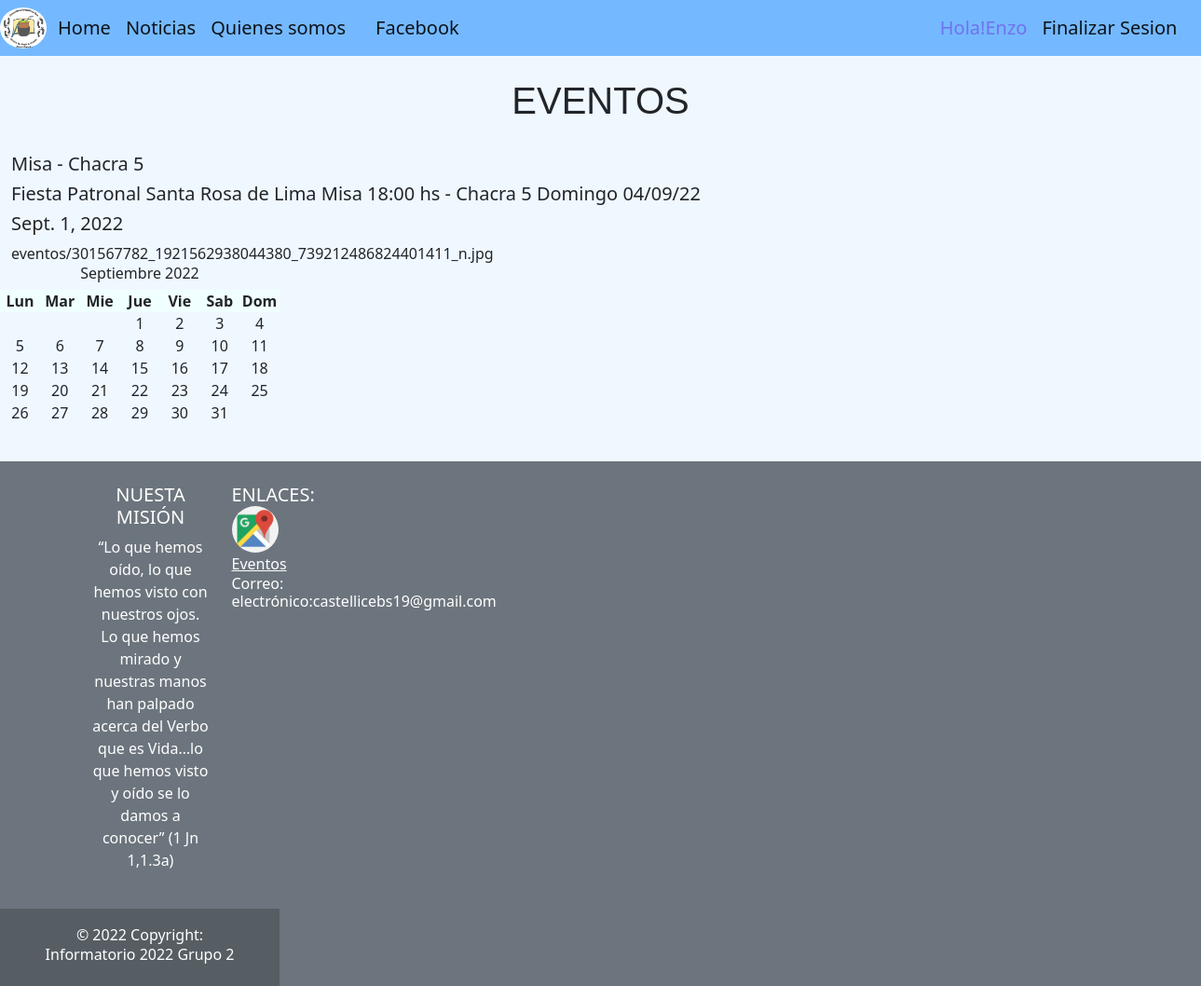
The app's page /Eventos/ (signed in) with its own data.
### apps/usuarios/models.py (models this page shows)
class Usuario(AbstractUser):
	pass

### apps/eventos/models.py (models this page shows)
class Eventos(models.Model):
	titulo = models.CharField(max_length = 120)
	fecha = models.DateField(auto_now_add = True)
	detalle = models.TextField()
	imagen = models.ImageField(upload_to = 'eventos', null=True, blank = True)
	def __str__(self):
		return self.titulo

### apps/eventos/views.py (the view)
# urls.py: path('', views.eventos, name = 'eventos_listar'),
def eventos(request):
	ctx = {}
	todos = Eventos.objects.all()
	print(todos)
	ctx['evento'] = todos
	return render(request,'eventos/eventos_listar.html',ctx)

### templates/eventos/eventos_listar.html
{%extends 'base.html'%}
{% load static %}
{% block contenido %}
 <link rel="stylesheet" href="{%static 'css/calendario.css'%}">
<h1 style= "text-align:center; font-family: Arial;" >EVENTOS</h1>
 {% for n in evento%}
        <br>
        <h5 style="padding-left: 12px;">{{n.titulo}}<h5>
        <h5 style="padding-left: 12px;">{{n.detalle}}</h5>
        <h5 style="padding-left: 12px;">{{n.fecha}}</h5>
        <img style="padding-left: 12px;">{{n.imagen}}</img>
        <br>
    {% endfor %}
    <div>
      <h6>Septiembre 2022</h6>
      <ol>
      <li class="day_name">Lun</li>
      <li class="day_name">Mar</li>
      <li class="day_name">Mie</li>
      <li class="day_name">Jue</li>
      <li class="day_name">Vie</li>
      <li class="day_name">Sab</li>
      <li class="day_name">Dom</li>
      <l1 class="primero">1</l1>
      <l1>2</l1>
      <l1>3</l1>
      <l1>4</l1>
      <l1>5</l1>
      <l1>6</l1>
      <l1>7</l1>
      <l1>8</l1>
      <l1>9</l1>
      <l1>10</l1>
      <l1>11</l1>
      <l1>12</l1>
      <l1>13</l1>
      <l1>14</l1>
      <l1>15</l1>
      <l1>16</l1>
      <l1>17</l1>
      <l1>18</l1>
      <l1>19</l1>
      <l1>20</l1>
      <l1>21</l1>
      <l1>22</l1>
      <l1>23</l1>
      <l1>24</l1>
      <l1>25</l1>
      <l1>26</l1>
      <l1>27</l1>
      <l1>28</l1>
      <l1>29</l1>
      <l1>30</l1>
      <l1>31</l1>
    </ol>
  </div>
{% endblock contenido %}

### templates/base.html (shortened to what this page needs)
{% load static %}
<!doctype html>
<html lang="es-ar">
  <head>
    <link rel="stylesheet" href="{% static 'css/base.css' %}">
    <link rel="stylesheet" href="https://cdn.jsdelivr.net/npm/swiper@8/swiper-bundle.min.css"/>
    <link href="https://cdn.jsdelivr.net/npm/bootstrap@5.2.0/dist/css/bootstrap.min.css" rel="stylesheet">
  </head>
  <body style="background-color:aliceblue ;">
    <nav class="navbar navbar-expand-lg"style="background-color:#74b9ff;z-index: 300;">
        <img src="{%static 'img/Logo_fundacion1png.png' %}" style="width: 50px;  border-radius: 50%;" alt="Logo">
        <div class="container-fluid">
          <a class="navbar-brand" href="{% url 'home' %}">Home</a>
          <div class="collapse navbar-collapse" id="navbarNav">
            <ul class="navbar-nav">
              <a class="navbar-brand" href="{% url 'noticias:listar_noticias' %}">Noticias</a>
              <a class="navbar-brand" href="{% url 'somos:quienes_somos' %}">Quienes somos</a>
                <a class="navbar-brand"  href="https://www.facebook.com/groups/498186250237283/">Facebook</a>
              {% if user.is_authenticated %}
              <span class="navbar-brand" style="color:rgb(113, 113, 237);">Hola!{{user.username}}</span>
              <a class="navbar-brand" href="{%url 'logout' %}"id=>Finalizar Sesion</a>
              {%else%}
                <a class="navbar-brand" href="{%url 'login' %}"id=>Iniciar Sesion</a>
                <a class="navbar-brand" href="{%url 'registrarse:registrar' %}">Registrarse</a>
              {% endif %}
            </ul>
          </div>
        </div>
      </nav>
     <br>
      {%block contenido%}
      {%endblock contenido%}
      <br>
        <footer id="footer" class="bg-secondary text-white text-center text-md-start">
          <div class="container p-4">
            <div class="row">
              <div class="col-lg-6 col-md-12 mb-4 mb-md-0">
                <h5 class="text-uppercase">Nuesta Misión</h5>
                <p>
                  “Lo que hemos oído, lo que hemos visto con nuestros ojos. Lo que hemos mirado y nuestras manos han palpado acerca del Verbo que es Vida…lo que hemos visto y oído se lo damos a conocer” (1 Jn 1,1.3a)
                </p>
              </div>
              <div class="col-lg-3 col-md-6 mb-4 mb-md-0">
                <h5 class="text-uppercase mb-0">Enlaces:</h5>
                <ul class="list-unstyled">
                  <li>
                    <a href="https://goo.gl/maps/ZFDwDubkYtScd9SY8">
                    <img src="{%static 'img/google_maps.png'%}"style="width: 50px;  border-radius: 50%;" alt="">
                    </a>
                  </li>
                  <li>
                    <a href="{% url 'eventos:eventos_listar'%}" class="text-white" >Eventos</a>
                  </li>
                  <li>
                    <h6>Correo: electrónico:castellicebs19@gmail.com</h6>
                  </li>
                </ul>
              </div>
            </div>
          </div>
          <div class="text-center p-3" style="background-color: rgba(0, 0, 0, 0.2);">
            © 2022 Copyright:
            <h6>Informatorio 2022 Grupo 2</h6>
          </div>
        </footer>
</html>

### static/css/base.css (style rules this page uses)
body { background-color: aqua; }

### static/css/calendario.css (style rules this page uses)
div { text-align: center; width: 300px; }
ol { list-style: none; display: grid; grid-template-columns: repeat(7, 1fr); padding: 0%; }
.primero { grid-column-start: 4; }
.day_name { background-color:azure; font-weight: bold; text-align: center; }

### records on screen
Usuario: username "Enzo"
Eventos: titulo "Misa - Chacra 5", detalle "Fiesta Patronal Santa Rosa de Lima Misa 18:00 hs - Chacra 5 Domingo 04/09/22", fecha "Sept. 1, 2022", imagen "eventos/301567782_1921562938044380_739212486824401411_n.jpg"
